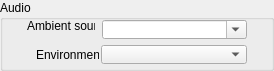
    <widget class="QGroupBox" name="IDC_STATIC_11">
      <property name="geometry">
        <rect>
          <x>9</x>
          <y>768</y>
          <width>274</width>
          <height>71</height>
        </rect>
      </property>
      <property name="title">
        <string>Audio</string>
      </property>
      <property name="visible">
        <bool>true</bool>
      </property>
      <property name="enabled">
        <bool>true</bool>
      </property>
      <property name="flat">
        <bool>false</bool>
      </property>
      <widget class="QLabel" name="IDC_STATIC_12">
        <property name="geometry">
          <rect>
            <x>27</x>
            <y>19</y>
            <width>68</width>
            <height>13</height>
          </rect>
        </property>
        <property name="text">
          <string>Ambient sound</string>
        </property>
        <property name="visible">
          <bool>true</bool>
        </property>
        <property name="enabled">
          <bool>true</bool>
        </property>
        <property name="alignment">
          <set>Qt::AlignLeft</set>
        </property>
      </widget>
      <widget class="QComboBox" name="IDC_ROOM_AMBIENT">
        <property name="maxVisibleItems">
          <number>7</number>
        </property>
        <property name="geometry">
          <rect>
            <x>102</x>
            <y>20</y>
            <width>145</width>
            <height>19</height>
          </rect>
        </property>
        <property name="visible">
          <bool>true</bool>
        </property>
        <property name="enabled">
          <bool>true</bool>
        </property>
        <property name="editable">
          <bool>true</bool>
        </property>
      </widget>
      <widget class="QComboBox" name="IDC_ROOM_ENVAUDIO">
        <property name="maxVisibleItems">
          <number>3</number>
        </property>
        <property name="geometry">
          <rect>
            <x>101</x>
            <y>45</y>
            <width>146</width>
            <height>19</height>
          </rect>
        </property>
        <property name="visible">
          <bool>true</bool>
        </property>
        <property name="enabled">
          <bool>true</bool>
        </property>
        <property name="editable">
          <bool>false</bool>
        </property>
      </widget>
      <widget class="QLabel" name="IDC_STATIC_13">
        <property name="geometry">
          <rect>
            <x>36</x>
            <y>48</y>
            <width>63</width>
            <height>11</height>
          </rect>
        </property>
        <property name="text">
          <string>Environment</string>
        </property>
        <property name="visible">
          <bool>true</bool>
        </property>
        <property name="enabled">
          <bool>true</bool>
        </property>
        <property name="alignment">
          <set>Qt::AlignLeft</set>
        </property>
      </widget>
    </widget>
